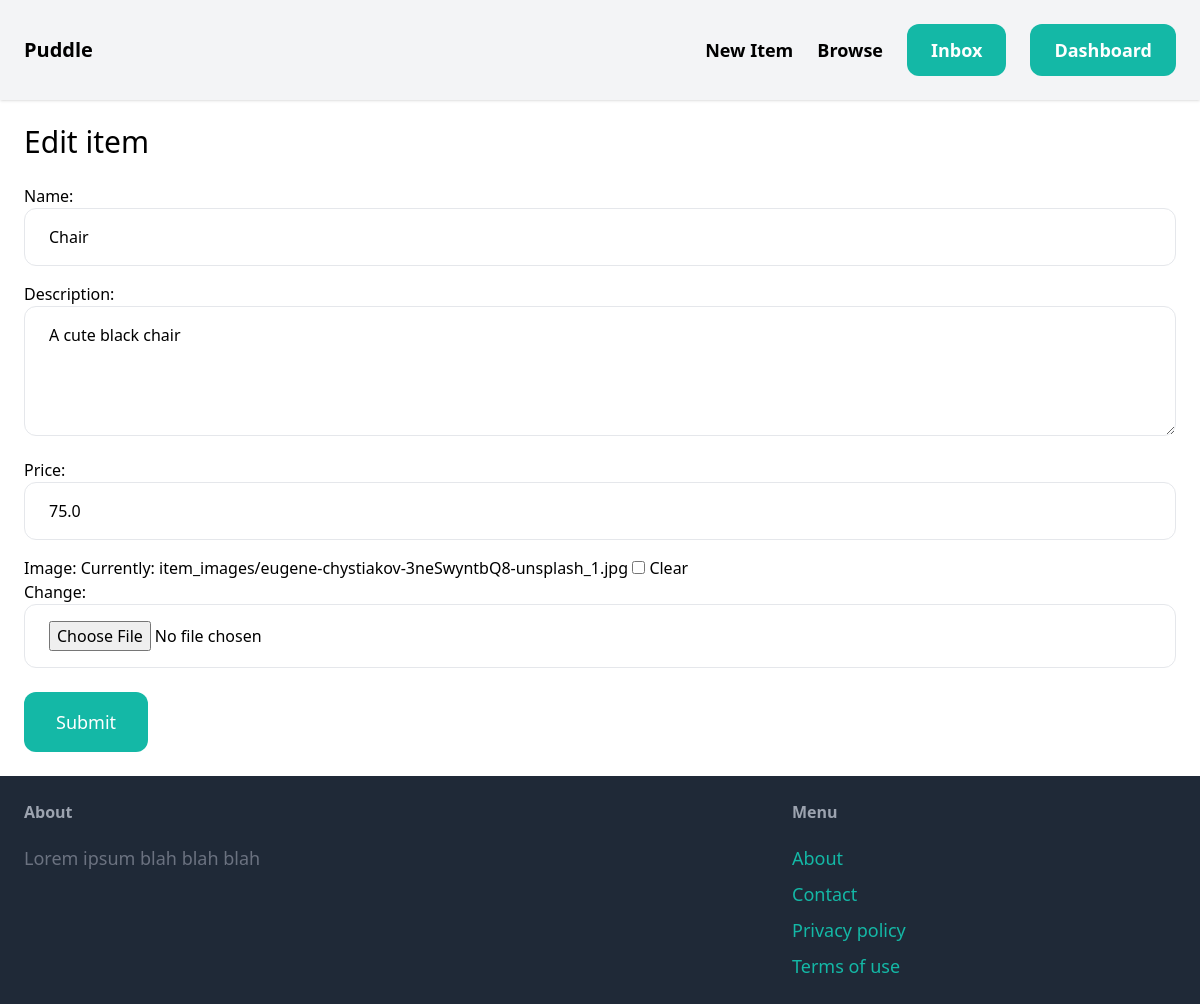
The page /items/4/edit/ (signed in) on the database as committed earlier.
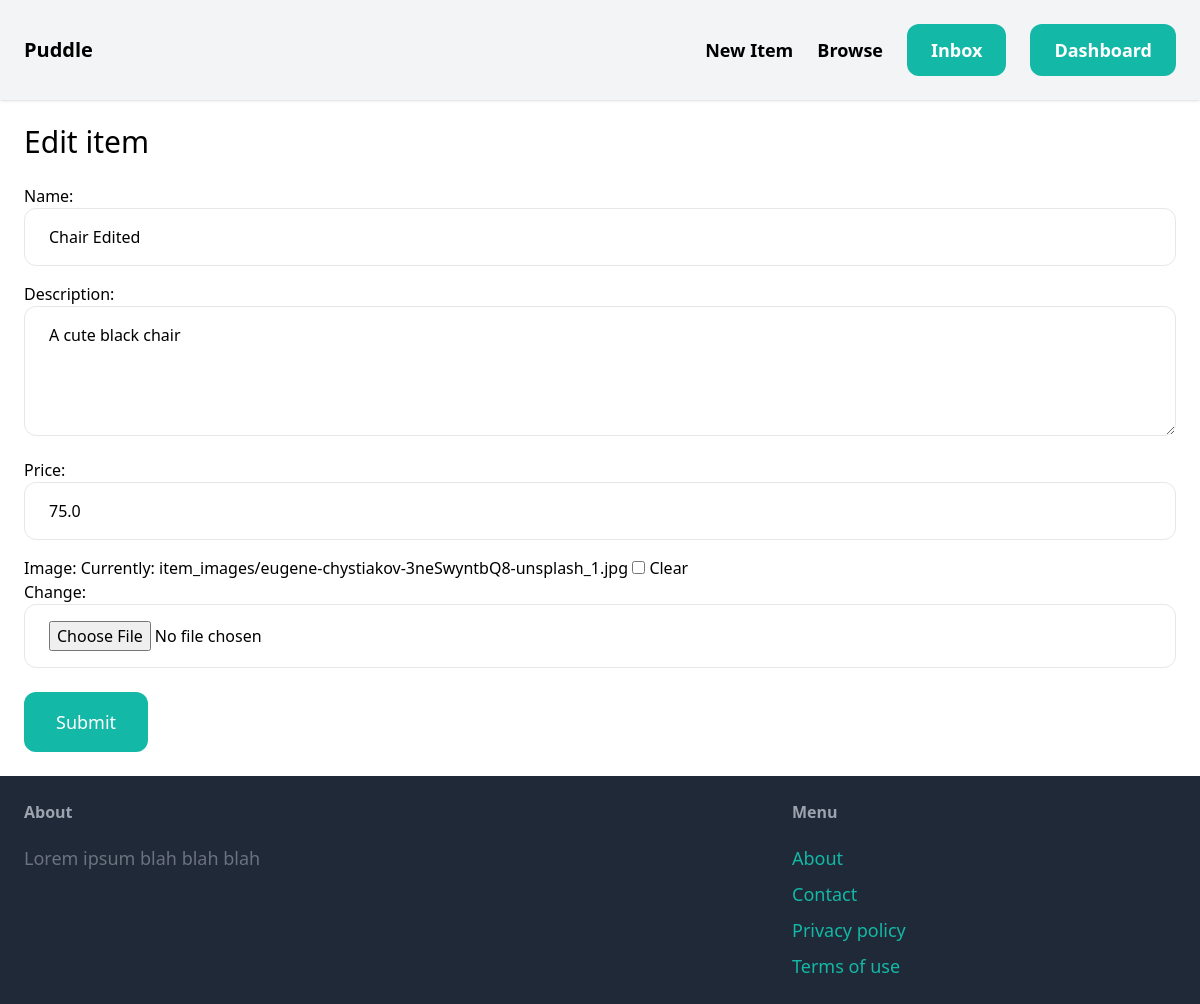
The same page on the database as committed later.
### item/models.py (models this page shows, shortened)
class Item(models.Model):
    category = models.ForeignKey(Category, related_name='items', on_delete=models.CASCADE)
    name = models.CharField(max_length=255)
    description = models.TextField(blank=True, null=True)
    price = models.FloatField()
    image = models.ImageField(upload_to='item_images', blank=True, null=True)
    is_sold = models.BooleanField(default=False)
    created_by = models.ForeignKey(User, related_name='items', on_delete=models.CASCADE)
    created_at = models.DateTimeField(auto_now_add=True)

### item/views.py (the view)
# urls.py: path('<int:pk>/edit/', views.edit, name='edit'),
@login_required
def edit(request, pk):
    item = get_object_or_404(Item, pk=pk, created_by=request.user)
    if request.method == 'POST':
        form = EditItemForm(request.POST, request.FILES, instance=item)
        if form.is_valid():
            item.save()
            return redirect('item:detail', pk=item.id)
    else:
       form = EditItemForm(instance=item)
    return render(request, 'item/form.html', {
        'form': form,
        'title': 'Edit item',
    })

### item/forms.py
class EditItemForm(forms.ModelForm):
    class Meta:
        model = Item
        fields = ('name', 'description', 'price', 'image')
        widgets = {
            'name': forms.TextInput(attrs={
                'class': INPUT_CLASSES,
                'placeholder': 'Enter item name'
            }),
            'description': forms.Textarea(attrs={
                'class': INPUT_CLASSES,
                'placeholder': 'Enter item description',
                'rows': 4
            }),
            'price': forms.NumberInput(attrs={
                'class': INPUT_CLASSES,
                'placeholder': 'Enter price'
            }),
            'image': forms.ClearableFileInput(attrs={
                'class': INPUT_CLASSES
            }),
        }

### item/templates/item/form.html (shortened to what this page needs)
{% extends 'core/base.html' %}
{% block content %}
<h1 class="mb-6 text-3xl">{{ title }}</h1>
<form method="post" action="." enctype="multipart/form-data">
    <div class="space-y-4">
    {% for field in form %}
        <div>
            {{ field.label_tag }}
            {{ field }}
        </div>
    {% endfor %}
    </div>
    <button type="submit" class="mt-6 py-4 px-8 text-lg bg-teal-500 hover:bg-teal-700 rounded-xl text-white">Submit</button>
</form>
{% endblock %}

Rows that differ between the two databases and show on the page:
changed Item "A cute black chair": name "Chair" → "Chair Edited"
